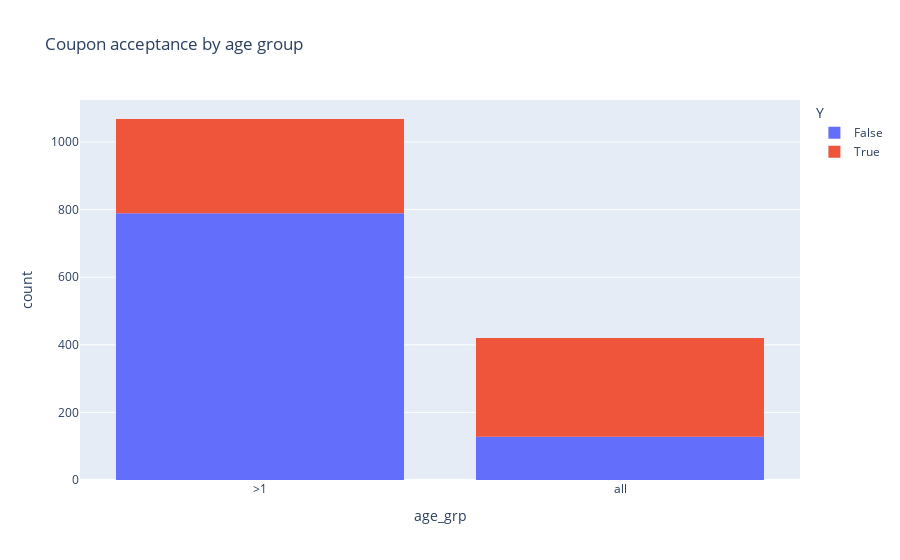

Notebook source saved alongside this figure:
### Markdown cell above
5. Construct a null and alternative hypothesis for the difference between groups of drivers who go to a bar more than once a month and are over the age of 25 to all other drivers.

### Code cell
#Null hypothesis: There will be no difference in coupon acceptance between 
#drivers over 25 who go to a bar more than once a month and
#drivers over 25

#alternative hypothesis: There will be a difference in coupon acceptance between 
#drivers over 25 who go to a bar more than once a month and
#drivers over 25

#Create new str column age_grp in Bar_df for ploting 
conditions = [
    (Bar_df['num_age'] >25) &
    (Bar_df['Bar'].str.contains("never") |
     Bar_df['Bar'].str.contains("less1")),
    (Bar_df['num_age'] >25) &
    (~Bar_df['Bar'].str.contains("never") &
     ~Bar_df['Bar'].str.contains("less1"))
            ]
values = ['>1','all']
Bar_df['age_grp'] = np.select(conditions, values)

#Remove all other age groups
Bar_df = Bar_df[Bar_df['num_age']>25]

# Plot chart
fig = px.histogram(Bar_df, x='age_grp', color = 'Y',
 title='Coupon acceptance by age group')
fig.show()

#Calculate group acceptance rates
Accept = (Bar_df_L['Y'].value_counts())
Total = (Bar_df_L['Y'].count())
print('For the test group',Accept[0], 'rejected the coupon and', Accept[1], 'accepted','for', (Accept[1]/Total),'acceptance rate' )
Accept = (Bar_df_R['Y'].value_counts())
Total = (Bar_df_R['Y'].count())
print('For the populationage group',Accept[0], 'rejected the coupon and', Accept[1], 'accepted','for', (Accept[1]/Total),'acceptance rate' )

### Figure 1 — Plotly figure (JSON) as saved in the notebook; plotly's stock layout.template omitted (floating-point values rounded to 4 significant figures; data arrays with more than 128 entries replaced by an {"elided": "..."} marker saying what was removed)
{"data": [{"alignmentgroup": "True", "bingroup": "x", "hovertemplate": "Y=False<br>age_grp=%{x}<br>count=%{y}<extra></extra>", "legendgroup": "False", "marker": {"color": "#636efa"}, "name": "False", "offsetgroup": "False", "orientation": "v", "showlegend": true, "type": "histogram", "x": {"elided": "917 str values"}, "xaxis": "x", "yaxis": "y"}, {"alignmentgroup": "True", "bingroup": "x", "hovertemplate": "Y=True<br>age_grp=%{x}<br>count=%{y}<extra></extra>", "legendgroup": "True", "marker": {"color": "#EF553B"}, "name": "True", "offsetgroup": "True", "orientation": "v", "showlegend": true, "type": "histogram", "x": {"elided": "571 str values"}, "xaxis": "x", "yaxis": "y"}], "layout": {"barmode": "relative", "legend": {"title": {"text": "Y"}, "tracegroupgap": 0}, "title": {"text": "Coupon acceptance by age group"}, "xaxis": {"anchor": "y", "domain": [0, 1], "title": {"text": "age_grp"}}, "yaxis": {"anchor": "x", "domain": [0, 1], "title": {"text": "count"}}}}
